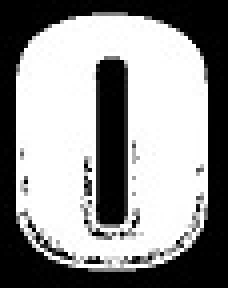
//> input picture opencvTest3/src/case-01/0.jpg, 57 x 72 px (shown 4 times larger)
$ ./demo_project-01   (built with g++ and OpenCV 4)
//> lines starting //> are read from the running program, lines starting //| are printed output that depends on the picture; after the words box and inside, x2 and y2 are one past the last pixel; in counts of white or black regions, pixels touching at a corner belong together
#include "opencv2/highgui/highgui.hpp"
#include "opencv2/imgproc/imgproc.hpp"
#include <iostream>
#include <stdio.h>
#include <stdlib.h>
//#include "header.h"
#include <math.h>

using namespace cv;
using namespace std;

int thresh = 245;
const int charsToClassify = 11; // 0-9 digits + $ sign
float ctrd[2] = {0.0, 0.0};
RNG rng(12345);

// ===================================================================

// temp arrays placed here because of an issue with passing its pointers:
const int numMoments = 6;
float myMoments[numMoments];
const int numFeatures = 5;
float features[numFeatures];
float moment1 = 0;

// ===================================================================
struct POINT {
   float x, y;
   int checked, removed;
};

// ===================================================================
void classify(std::string , vector<vector<Point> >,
		vector<Vec4i> , float [][charsToClassify], char );
void Sequential_moments(int , POINT * );
void Signature(int , POINT * , float * );
void centroid(int , POINT * , float * , float * );
float f_moment(float * , int , int );
float f_central_moment(float * , int , int , float );
int computeNumContourPts(Mat , bool );
void writeContourCoords(Mat , POINT arrayPoints[], int );
bool isInBounds(Mat imageForBounds, int , int );
void customThresholding(Mat );
void customThresh1D(Mat );
bool detectNextAndMatch(Mat , float [][charsToClassify]);
Mat threshNick(Mat );
void smoothen(Mat img);

// ===================================================================
int main()
{
	Mat imageGray;
	vector<vector<Point> > contour;
	vector<Vec4i> hierarchy;
	// an array to hold moments for every char class:
	float fDatabase [numFeatures][charsToClassify]; // moments database
	int i=0, x=0, y=0;

	// ========= go thru every char to classify =========

	cout << endl << endl << endl;
	classify("../src/0.jpg", contour, hierarchy, fDatabase, '0');
	classify("../src/1.jpg", contour, hierarchy, fDatabase, '1');
	classify("../src/2.jpg", contour, hierarchy, fDatabase, '2');
	classify("../src/3.jpg", contour, hierarchy, fDatabase, '3');
	classify("../src/4.jpg", contour, hierarchy, fDatabase, '4');
	classify("../src/5.jpg", contour, hierarchy, fDatabase, '5');
	classify("../src/6.jpg", contour, hierarchy, fDatabase, '6');
	classify("../src/7.jpg", contour, hierarchy, fDatabase, '7');
	classify("../src/8.jpg", contour, hierarchy, fDatabase, '8');
	classify("../src/9.jpg", contour, hierarchy, fDatabase, '9');
	classify("../src/dollar.jpg", contour, hierarchy, fDatabase, '$');

	// ========== all moments are now in database ===========
    // ============== process the test image: ===============

	Mat image = imread("../src/fullNum.jpg", 1); // converts image from one color space to another
	// [7 lines of commented-out code are left out]
	cout << "\nHere c\n";
	cvtColor(image, imageGray, CV_BGR2GRAY);
	cout << "\nHere d\n";
	image = threshNick(imageGray);
	cout << "\nHere\n";
	Mat imageTest = imread("../src/num001.jpg", 1);
	imshow("thresh", imageTest);
	imwrite( "../src/out1-thresh.png" , imageTest); // saves the chosen output image
	cout << "\nHere 1\n";
	// [24 lines of commented-out code are left out]
	cout << "\nNumber of moments: " << numMoments << "\n\n";

	// !!!
	detectNextAndMatch(imageTest, fDatabase); // needs an isDollarSign flag for further detection.

	// goToNextChar();
	//  - traverse top half of contour
	//    = store top, bottom, and right pixels
	//    = then detect next region

	// ====================== done ========================
	//shows the image with colored contours
	imshow("Output", imageTest);
	imwrite( "../src/out2-dilation.png" , imageTest); // saves the chosen output image
	cout << "Done.\n";
	waitKey(0);
	return 0;
}

// ===================================================================
// ===================================================================

void classify(std::string imageFile,
		vector<vector<Point> > contour,
		vector<Vec4i> hierarchy, float fDatabase [][charsToClassify],
		char whichChar)
{
//> called with imageFile = "../src/0.jpg", whichChar = '0'
	cout << "Classifying " << whichChar << "\n";

	POINT * arrayPoints; // for dynamic allocation
	Mat image = imread(imageFile, 1);
//> image is the input picture: 72 rows x 57 cols, CV_8UC3; min 0, max 255, mean 145.8
	Mat imageGrayClassify;

	//! converts image from one color space to another
	cvtColor(image, imageGrayClassify, COLOR_BGR2GRAY );
	//! applies fixed threshold to the image
	threshold(imageGrayClassify, imageGrayClassify, thresh, 255, THRESH_BINARY);
//> imageGrayClassify: 72 rows x 57 cols, CV_8UC1; 52.7% white; 9 black regions (7 under 20 px), largest, box (x1, y1, x2, y2) and area: (0, 0, 57, 72) 1500, (20, 14, 36, 60) 415

	// ======= time to find the 4 moments for the char: =======
	// pre-compute no_points(size)(N):
	int numPoints = computeNumContourPts(imageGrayClassify, 0);
	arrayPoints = new POINT[numPoints]; // now that we know the "size"

	// write the coords of every point into the points-array:
	writeContourCoords(imageGrayClassify, arrayPoints, numPoints);

	// Needs:
	// no_points(size)(N) - pre-computed numbers of contour pixels &
	// P[]( (x',y') ) - an array of coordinates stored in it.
	Sequential_moments(numPoints, arrayPoints);

	// output features for the given character:
	cout << "Char " << whichChar << " features: \n";
	//
	// writing features into the 2D-array ("database"):
	for (int i=0; i < numFeatures; i++)
	{
		cout << "Feature " << i+1 << ": " << features[i] << "\n";
		// digits:
		if ( whichChar >= 48 && whichChar <= 57 )
			fDatabase[i][ int(whichChar) - 48 ] = features[i];
		// dollar sign:
		else fDatabase[i][ charsToClassify - 1 ] = features[i];
	}
	cout << endl;

	// [12 lines of commented-out code are left out]

	delete[] arrayPoints;
}

/*  ========================================================================

          Computation of the Sequential Moments of a contour

	            from L. Gupta and M. Srinath:
   "Contour Sequence Moments for the Classification of Closed Planar Shapes"

    Reference: Pattern Recognition, vol. 20, no. 3, pp. 267-272, 1987
    ---------

           ***********************************************

                              by
                          George Bebis

            Dept. of Electrical and Computer Engineeering
                   University of Central Florida
			Orlando, FL 32816

           ***********************************************

  Inputs:
          no_points - The number of contour points
            = (count the num of pixels)

          P - The x, y coordinates of the contour
            = (the ctrd?? use findContour() to compute the ctrd posn)

          no_moments - The desired number of moments
            = (4)

  Output:
          Moments - The computed moments
  ======================================================================== */

// Needs:
// no_points(size)(N) - pre-computed numbers of contour pixels &
// P[]( (x',y') ) - an array of coordinates stored in it.
void Sequential_moments(int no_points, POINT * P)
{
	int i;
	float *S,*M;

	for(i=0; i < numMoments; i++)
		myMoments[i]=0.0;

	// need to determine min_length (min number of contour points)
	// to determine whether the white region is a good candidate
	// for consideration as a character in our database:

	if(no_points > 0) // 0 = min_length
	{
		S = new float[no_points];
		Signature(no_points, P, S);
		M = new float[numMoments+1];
		M[0] = f_moment(S, no_points, 1);
		moment1 = M[0];

		for(i=1; i < numMoments+1; i++)
			M[i] = f_central_moment(S, no_points, i+1, M[0]);

		//normalization:
		myMoments[0]=(float)sqrt((double)M[1])/M[0];
		for(i=1; i < numMoments; i++)
			myMoments[i]=M[i+1]/(float)sqrt(pow((double)M[1],(double)(i+2)));

		// compute the feature vectore for this char:
		//cout << "Now: " << myMoments[1] << endl << endl;
		features[0] = pow( abs(myMoments[1]), 0.5f ) / (moment1);
		//cout << "features[0]: " << features[0] << endl;
		features[1] = (myMoments[2]) / pow( abs(myMoments[1]), 1.5f );
		features[2] = (myMoments[3]) / pow( abs(myMoments[1]), 2.0f );
		// features[3] = F4 = M'5 = M5/(M2^(5/2)):
		features[3] = (myMoments[4]) / pow( abs(myMoments[1]), 2.5f );
		features[4] = (myMoments[5]) / pow( abs(myMoments[1]), 3.0f );

		delete[] S;
		delete[] M;
	}
}

// ===================================================================

// Needs:
// no_points(size)(N) - pre-computed numbers of contour pixels &
// P[]( (x',y') ) - an array of coordinates stored in it.
void Signature(int no_points, POINT * P, float * S)
{
  int i;
  float cgx, cgy;

  centroid(no_points, P, &cgx, &cgy);
  //cout << "centroid = " << cgx << " " << cgy << endl;

  for(i=0; i < no_points; i++)
    S[i]=(float)hypot((double)(cgx-P[i].x),(double)(cgy-P[i].y));
}

// ===================================================================

// Needs:
// no_points(size)(N) - pre-computed numbers of contour pixels &
// P[]( (x',y') ) - an array of coordinates stored in it.
//
void centroid(int size, POINT * P, float * cgx, float * cgy)
{
  float Mx, My, dx, dy, Sumx, Sumy, Summ, lm;
  int i;

  Sumx = Sumy = Summ = 0;
  for(i = 0; i < size-1; i++) {
    Mx=(P[i].x+P[i+1].x)/2.0f;
    My=(P[i].y+P[i+1].y)/2.0f;
    dx=P[i].x-P[i+1].x;
    dy=P[i].y-P[i+1].y;
    lm = (float)hypot(dx, dy);
    Summ += lm;
    Sumx += Mx*lm; Sumy += My*lm;
  }
  *cgx=(float)(Sumx/Summ);
  *cgy=(float)(Sumy/Summ);

  ctrd[0] = *cgx;
  ctrd[1] = *cgy;
}

// ===============================================================

// Needs:
//
float f_moment(float * S, int n, int r)
{
 int i;
 float sum;

 sum=0.0;
 for(i=0; i<n; i++)
   sum += (float)pow((double)S[i],(double)r);
  sum /= (float)n;
  return(sum);
}

// ===================================================================

// Needs:
//
float f_central_moment(float * S, int n, int r, float m1)
{
 int i;
 float sum;

 sum=0.0;
 for(i=0; i<n; i++)
   sum += (float)pow((double)(S[i]-m1),(double)r);
 sum /= (float)n;
 return(sum);
}

// ================================================================

// computes the number of contour pixels of a white region:
//
int computeNumContourPts(Mat imgGrayComp, bool testFlag)
{
//> called with testFlag = false
	// must be ints for processing image:
	int i=0, j=imgGrayComp.size().height/2; // j - y, i - x
	int z0x, z0y, zix, ziy, numPoints = 0, dir = 0;
	// "circular" array (we don't want a warning here):
	/* int dirs[8][2] {
		{-1, -1}, {0, -1}, {1, -1}, {1, 0},
		{1, 1}, {0, 1}, {-1, 1}, {-1, 0}
	}; */
	int dirs[8][2];
	dirs[0][0] = -1; dirs[0][1] = -1;
	dirs[1][0] = 0; dirs[1][1] = -1;
	dirs[2][0] = 1; dirs[2][1] = -1;
	dirs[3][0] = 1; dirs[3][1] = 0;
	dirs[4][0] = 1; dirs[4][1] = 1;
	dirs[5][0] = 0; dirs[5][1] = 1;
	dirs[6][0] = -1; dirs[6][1] = 1;
	dirs[7][0] = -1; dirs[7][1] = 0;


	// ======= to prevent from getting stuck at white noise pixels of contour: =======
	if(testFlag == 0)
	{
		// dilation x1 (increases workload):
		dilate(imgGrayComp, imgGrayComp, Mat(), Point(-1,-1), 2); // recommended # of steps: 2
//> imgGrayComp: 72 rows x 57 cols, CV_8UC1; 74.2% white; 2 black regions, box (x1, y1, x2, y2) and area: (0, 0, 57, 72) 911, (26, 17, 30, 55) 149
		// erosion x1 (decreases workload):
		erode(imgGrayComp, imgGrayComp, Mat(), Point(-1,-1), 1); // recommended # of steps: 1
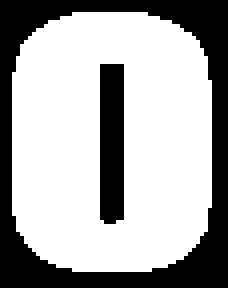
//> imgGrayComp: 72 rows x 57 cols, CV_8UC1 (shown 4 times larger); 66.3% white; 2 black regions, box (x1, y1, x2, y2) and area: (0, 0, 57, 72) 1145, (25, 16, 31, 56) 237
	}
	else
	{
		//dilation x1 (increases workload):
		dilate(imgGrayComp, imgGrayComp, Mat(), Point(-1,-1), 2); // recommended # of steps: 3
		//erosion x1 (decreases workload):
		erode(imgGrayComp, imgGrayComp, Mat(), Point(-1,-1), 1); // recommended # of steps: 2
	}
	// 3,2 for $
	// 2,1 for 0
	// 2,1 for

	// find the 1st (next) char in the image:
	while( imgGrayComp.ptr(j)[i] == 0 )
	{
		i++;
	}
//> this loop made 3 passes
//> after the loop, i = 3

	// starting/final contour pixel:
	z0x = i;
//> z0x = 3
	z0y = j;
	// ... is our current pixel:
	zix = z0x;
//> zix = 3
	ziy = z0y;

	// =======================================================
	// change coords of the white pixel (move to the next one)
	// in order to not get stuck on the first one when
	// going through the loops:
	// =======================================================

	// count the white pixel:
	numPoints++;

	dir = 0; // reset direction
	// find the first black neighbor:
	while ( imgGrayComp.ptr(ziy+dirs[dir][1])[(zix+dirs[dir][0])] == 255 )
	{
		dir = (dir+1) % 8;
	}
//> this loop made 0 passes
//> after the loop, dir = 0

	// find the first white neighbor: (why not ... == 0?)
	while ( imgGrayComp.ptr(ziy+dirs[dir][1])[(zix+dirs[dir][0])] != 255 )
	{
		dir = (dir+1) % 8;
	}
//> this loop made 1 pass
//> dir on pass 1: 1
//> after the loop, dir = 1

	// go to the first white neighbor after the black ones:
	zix = zix + dirs[dir][0];
	ziy = ziy + dirs[dir][1];
//> ziy = 35

	// go around 1 time (use the start/finish pixel)
	// and count contour pixels:
	//
	// (zix!=z0x) && (ziy!=z0y) did not work:
	while ( !(zix==z0x && ziy==z0y) )
	{
		// count the white pixel:
		numPoints++;

		dir = 0; // reset direction

		// find the first black or NULL neighbor:
		bool next = true;
		while (next)
		{
			if ( isInBounds(imgGrayComp, ziy+dirs[dir][1], zix+dirs[dir][0]) )
			{
				if ( imgGrayComp.ptr(ziy+dirs[dir][1])[(zix+dirs[dir][0])] == 255 )
				{
					dir = (dir+1) % 8; // if white
				}
				else next = false; // if black
			}
			else next = false; // if out of bounds
		}

		// find the first white neighbor:
		next = true;
		while(next)
		{
			if ( !isInBounds(imgGrayComp, ziy+dirs[dir][1], zix+dirs[dir][0]) )
			{
				dir = (dir+1) % 8; // if out of bounds
			}
			else if (imgGrayComp.ptr(ziy+dirs[dir][1])[(zix+dirs[dir][0])] == 0)
			{
				dir = (dir+1) % 8; // if black
			}
			else next = false; // if white
		}

		// go to the first white neighbor after the black ones:
		zix = zix + dirs[dir][0];
		ziy = ziy + dirs[dir][1];
	}
//> this loop made 185 passes
//> (dir, zix, ziy) on passes 1 to 3: (1, 3, 34), (1, 3, 33), (1, 3, 32)
//> after the loop, numPoints = 186; dir = 1; zix = 3; ziy = 36
//> in classify, `int numPoints = computeNumContourPts(imageGrayClassify, 0);`: numPoints = 186

	return numPoints;
}

void writeContourCoords(Mat imgGrayWrite, POINT arrayPoints[],
		int numPoints)
{
//> called with numPoints = 186
	// must be ints for processing image:
	int i=0, j=imgGrayWrite.size().height/2; // j - width, i - height
	int zix, ziy, currPoint = 0, dir = 0;
	// "circular" array (we don't want a warning here):
	int dirs[8][2];
	dirs[0][0] = -1; dirs[0][1] = -1;
	dirs[1][0] = 0; dirs[1][1] = -1;
	dirs[2][0] = 1; dirs[2][1] = -1;
	dirs[3][0] = 1; dirs[3][1] = 0;
	dirs[4][0] = 1; dirs[4][1] = 1;
	dirs[5][0] = 0; dirs[5][1] = 1;
	dirs[6][0] = -1; dirs[6][1] = 1;
	dirs[7][0] = -1; dirs[7][1] = 0;

	// go through the image in diagonal; find the char:
	while( imgGrayWrite.ptr(j)[i] == 0 )
	{
		i++;
	}
//> after the loop, i = 3
	//
	// the start/finish pixel (write it into the array):
	arrayPoints[0].x = (float)i;
	arrayPoints[0].y = (float)j;
	// current pixel for feeling the contour:
	zix = (int)arrayPoints[0].x;
//> zix = 3
	ziy = (int)arrayPoints[0].y;
//> ziy = 36

	// =======================================================
	// change coords of the white pixel (move to the next one)
	// in order to not get stuck on the first one when
	// going through the loops:
	// =======================================================

	// count the white pixel:
	currPoint++;

	dir = 0; // reset direction
	// find the first black neighbor:
	while ( imgGrayWrite.ptr(ziy+dirs[dir][1])[(zix+dirs[dir][0])] == 255 )
	{
		dir = (dir+1) % 8;
	}
//> after the loop, dir = 0
	// find the first white neighbor:
	while ( imgGrayWrite.ptr(ziy+dirs[dir][1])[(zix+dirs[dir][0])] == 0 )
	{
		dir = (dir+1) % 8;
	}
//> after the loop, dir = 1

	// go to the first white neighbor after the black ones:
	arrayPoints[currPoint].x = (float)zix + (float)dirs[dir][0];
	arrayPoints[currPoint].y = (float)ziy + (float)dirs[dir][1];
	// write it into the array:
	zix = (int)arrayPoints[currPoint].x;
	ziy = (int)arrayPoints[currPoint].y;
//> ziy = 35

	// go around 1 time (use the start/finish pixel)
	// and count contour pixels:

	while ( currPoint!=(numPoints-1) )
	{
		// count the white pixel:
		currPoint++;

		dir = 0; // reset direction

		// find the first black or NULL neighbor:
		bool next = true;
		while (next)
		{
			if ( isInBounds(imgGrayWrite, ziy+dirs[dir][1], zix+dirs[dir][0]) )
			{
				if ( imgGrayWrite.ptr(ziy+dirs[dir][1])[(zix+dirs[dir][0])] == 255 )
				{
					dir = (dir+1) % 8; // if white
				}
				else next = false; // if black
			}
			else next = false; // if out of bounds
		}

		// find the first white neighbor:
		next = true;
		while(next)
		{
			if ( !isInBounds(imgGrayWrite, ziy+dirs[dir][1], zix+dirs[dir][0]) )
			{
				dir = (dir+1) % 8; // if out of bounds
			}
			else if (imgGrayWrite.ptr(ziy+dirs[dir][1])[(zix+dirs[dir][0])] == 0)
			{
				dir = (dir+1) % 8; // if black
			}
			else next = false; // if white
		}

		// go to the first white neighbor after the black ones:
		arrayPoints[currPoint].x = (float)zix + (float)dirs[dir][0];
		arrayPoints[currPoint].y = (float)ziy + (float)dirs[dir][1];

		// write it into the array:
		zix = (int)arrayPoints[currPoint].x;
		ziy = (int)arrayPoints[currPoint].y;
	}
//> this loop made 184 passes
//> the loop in classify, `for (int i=0; i < numFeatures; i++)` made 5 passes
//| Feature 1: 0.0260592
//| Feature 2: 3.67469
//| Feature 3: -5.55491
//| Feature 4: 14.0014
//| Feature 5: -26.5691
//> call 2 of classify, with imageFile = "../src/1.jpg", whichChar = '1'
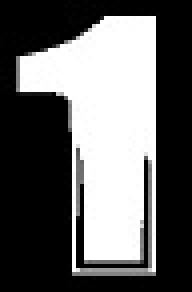
//> input picture opencvTest3/src/case-01/1.jpg, 48 x 73 px (shown 4 times larger)
//> in classify, image is the input picture: 73 rows x 48 cols, CV_8UC3; min 0, max 255, mean 98.7
//> the loop in computeNumContourPts (call 2), `while( imgGrayComp.ptr(j)[i] == 0 )` made 17 passes
//> the loop in computeNumContourPts (call 2), `while ( imgGrayComp.ptr(ziy+dirs[dir][1])[(zix+dirs[dir][0])] != 255 )` made 1 pass
//> the loop in writeContourCoords (call 2), `while( imgGrayWrite.ptr(j)[i] == 0 )` made 17 passes
//> the loop in writeContourCoords (call 2), `while ( imgGrayWrite.ptr(ziy+dirs[dir][1])[(zix+dirs[dir][0])] == 0 )` made 1 pass
//> the loop in classify (call 2), `for (int i=0; i < numFeatures; i++)` made 5 passes
//| Feature 1: 0.0271888
//| Feature 2: 6.8898
//| Feature 3: -9.76312
//| Feature 4: 41.5118
//| Feature 5: -84.1699
//> call 3 of classify, with imageFile = "../src/2.jpg", whichChar = '2'
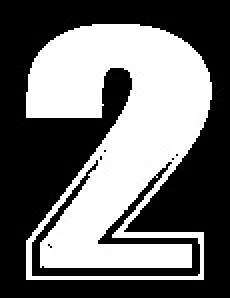
//> input picture opencvTest3/src/cashburst-big/2.jpg, 115 x 149 px (shown 2 times larger)
//> in classify, image is the input picture: 149 rows x 115 cols, CV_8UC3; min 0, max 255, mean 109.4
//> the loop in classify (call 3), `for (int i=0; i < numFeatures; i++)` made 5 passes
//| Feature 1: 0.0139713
//| Feature 2: 5.49603
//| Feature 3: -8.99993
//| Feature 4: 32.0131
//| Feature 5: -73.75
//> call 4 of classify, with imageFile = "../src/3.jpg", whichChar = '3'
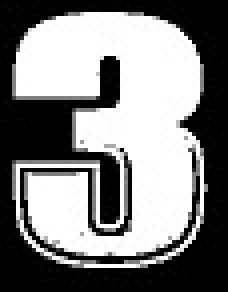
//> input picture opencvTest3/src/case-01/3.jpg, 57 x 73 px (shown 4 times larger)
//> in classify, image is the input picture: 73 rows x 57 cols, CV_8UC3; min 0, max 255, mean 128.5
//> the loop in classify (call 4), `for (int i=0; i < numFeatures; i++)` made 5 passes
//| Feature 1: 0.0408098
//| Feature 2: 2.49714
//| Feature 3: -4.85987
//| Feature 4: 10.6374
//| Feature 5: -22.8735
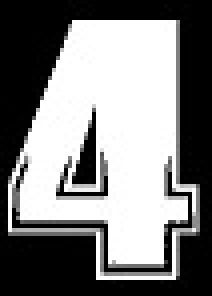
//> input picture opencvTest3/src/case-01/4.jpg, 53 x 74 px (shown 4 times larger)
//> in classify, image is the input picture: 74 rows x 53 cols, CV_8UC3; min 0, max 255, mean 127.1
//> the loop in classify (call 5), `for (int i=0; i < numFeatures; i++)` made 5 passes
//| Feature 1: 0.00488555
//| Feature 2: 761.931
//| Feature 3: -293.346
//| Feature 4: 95498.8
//| Feature 5: -40228.6
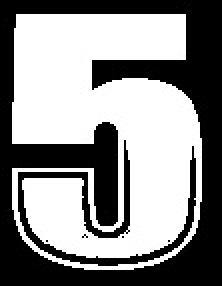
//> input picture opencvTest3/src/cashburst-big/5.jpg, 111 x 143 px (shown 2 times larger)
//> in classify, image is the input picture: 143 rows x 111 cols, CV_8UC3; min 0, max 255, mean 139.1
//> in computeNumContourPts (call 6), `erode(imgGrayComp, imgGrayComp, Mat(), Point(-1,-1), 1);`:
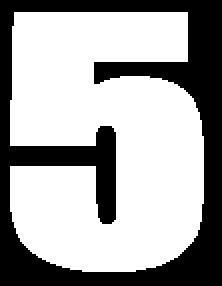
//> imgGrayComp: 143 rows x 111 cols, CV_8UC1 (shown 2 times larger); 64.9% white; 1 black region, box (x1, y1, x2, y2) and area: (0, 0, 111, 143) 5573
//> the loop in computeNumContourPts (call 6), `while( imgGrayComp.ptr(j)[i] == 0 )` made 5 passes
//> the loop in computeNumContourPts (call 6), `while ( imgGrayComp.ptr(ziy+dirs[dir][1])[(zix+dirs[dir][0])] != 255 )` made 1 pass
//> the loop in classify (call 6), `for (int i=0; i < numFeatures; i++)` made 5 passes
//| Feature 1: 0.0158187
//| Feature 2: 5.34804
//| Feature 3: -9.59151
//| Feature 4: 32.6124
//| Feature 5: -80.0424
//> 6.jpg cannot be read in this run, so this picture is empty
//> (the run ends here: the program stops with an error, at `cvtColor(image, imageGrayClassify, COLOR_BGR2GRAY );`)
